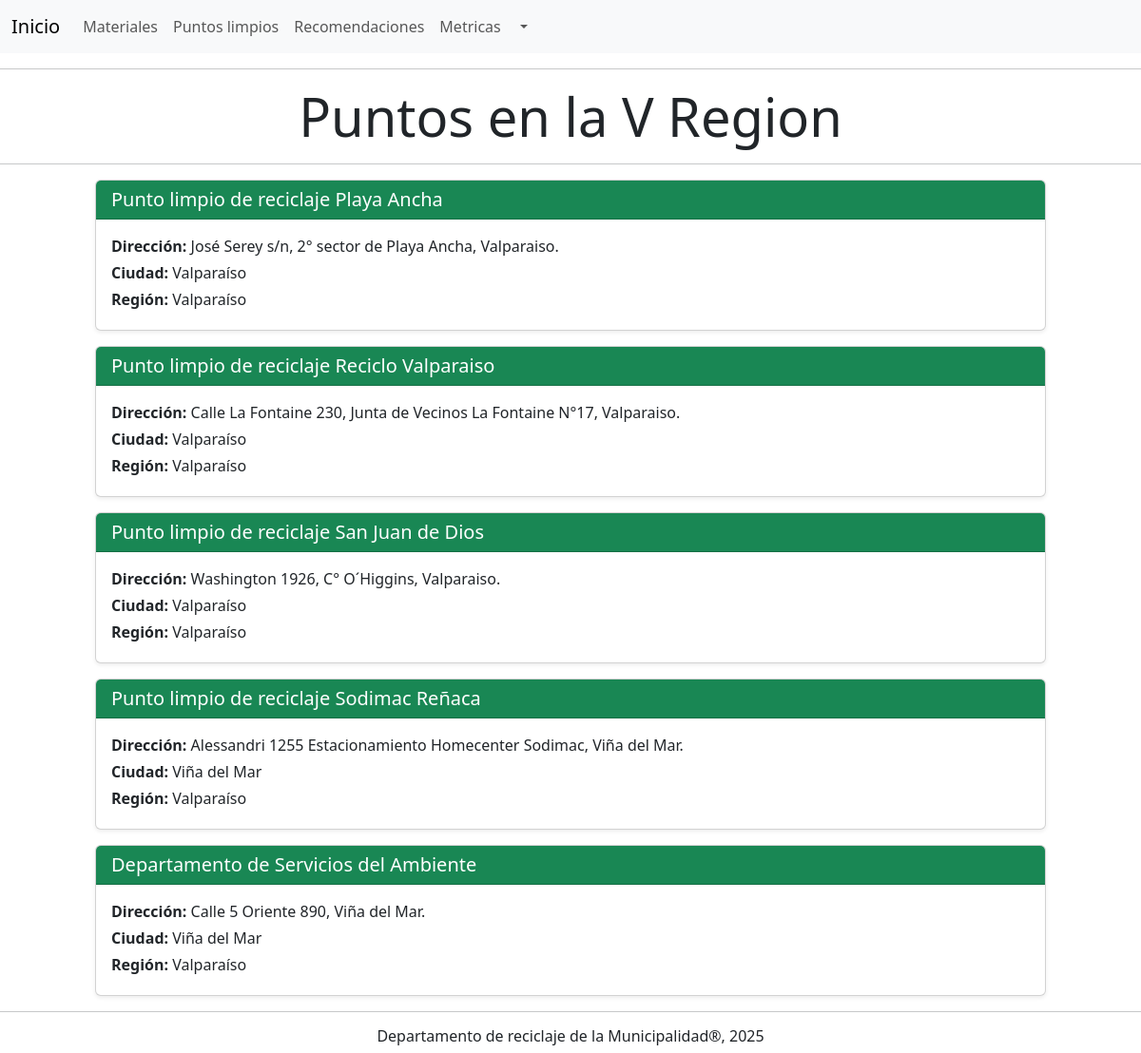
/puntos, run on the app's committed database.
### core/models.py (models this page shows, shortened)
class puntitos(models.Model):
    nombre = models.CharField(max_length=100, default="Sin nombre")
    direccion = models.CharField(max_length=100)
    ciudad = models.CharField(max_length=100)
    region = models.CharField(max_length=100)

### core/views.py (the view)
# urls.py: path('puntos',views.puntos, name="puntos"),
def puntos(request):
    puntos = puntitos.objects.all()
    data={
        "puntos": puntos
    }
    return render(request,'core/puntos.html',data)

### core/templates/core/puntos.html
{%extends 'core/base.html'%}
{% block contenido %}
<hr>
<h1 class="display-4 subtitulo">Puntos en la V Region</h1>
<hr>
    {% for lugar in puntos %}
  <div class="card shadow-sm mb-3 mx-auto" style="max-width: 1000px;">
    <div class="card-header bg-primary text-white bg-success">
      <h5 class="mb-0"> {{ lugar.nombre }}</h5>
    </div>
    <div class="card-body">
      <p class="mb-1"><strong>Dirección:</strong> {{ lugar.direccion }}</p>
      <p class="mb-1"><strong>Ciudad:</strong> {{ lugar.ciudad }}</p>
      <p class="mb-1"><strong>Región:</strong> {{ lugar.region }}</p>
    </div>
  </div>
{% endfor %}
{% endblock%}

### core/templates/core/base.html (shortened to what this page needs)
{% load static %}
<!DOCTYPE html>
<html lang="es">
<head>
    <link rel="stylesheet" href="{% static 'css/bootstrap.css' %}">
    <link rel="stylesheet" href="{% static 'css/styles.css' %}">
 {% include 'core/nav.html' %}
</head>
<body>
    {% block contenido %}
    {%endblock%}
</body>
<footer>
    <hr>
    <h6 class=" subtitulo">Departamento de reciclaje de la Municipalidad®, 2025</h6>
</footer>
</html>

### core/templates/core/nav.html (shortened to what this page needs)
<nav class="navbar navbar-expand-lg bg-body-tertiary">
  <div class="container-fluid">
    <a class="navbar-brand" href="{% url 'inicio' %}">Inicio</a>
    <div class="collapse navbar-collapse" id="navbarNavDropdown">
      <ul class="navbar-nav">
        <li class="nav-item">
          <a class="nav-link" aria-current="page" href="{% url 'materiales' %}">Materiales</a>
        </li>
        <li class="nav-item">
          <a class="nav-link" href="{% url 'puntos' %}">Puntos limpios</a>
        </li>
        <li class="nav-item">
          <a class="nav-link" aria-current="page" href="{% url 'recomendaciones' %}"> Recomendaciones</a>
        </li>
        <li class="nav-item">
          <a class="nav-link" href="{% url 'metricas' %}">Metricas</a>
        </li>
        <li class="nav-item dropdown">
          <a class="nav-link dropdown-toggle" href="#" role="button" data-bs-toggle="dropdown" aria-expanded="true">
          </a>
        </li>
      </ul>
    </div>
  </div>
</nav>

### core/static/css/styles.css (style rules this page uses)
body { background-image: url(../images/verde.jpg); background-repeat: no-repeat; background-attachment: fixed; background-size: cover; }
.subtitulo { text-align: center; }
nav { background-color:#345734; }

### data on the page
puntitos: nombre "Punto limpio de reciclaje Playa Ancha", direccion "José Serey s/n, 2° sector de Playa Ancha, Valparaiso.", ciudad "Valparaíso", region "Valparaíso"
puntitos: nombre "Punto limpio de reciclaje Reciclo Valparaiso", direccion "Calle La Fontaine 230, Junta de Vecinos La Fontaine N°17, Valparaiso.", ciudad "Valparaíso", region "Valparaíso"
puntitos: nombre "Punto limpio de reciclaje San Juan de Dios", direccion "Washington 1926, C° O´Higgins, Valparaiso.", ciudad "Valparaíso", region "Valparaíso"
puntitos: nombre "Punto limpio de reciclaje Sodimac Reñaca", direccion "Alessandri 1255 Estacionamiento Homecenter Sodimac, Viña del Mar.", ciudad "Viña del Mar", region "Valparaíso"
puntitos: nombre "Departamento de Servicios del Ambiente", direccion "Calle 5 Oriente 890, Viña del Mar.", ciudad "Viña del Mar", region "Valparaíso"
